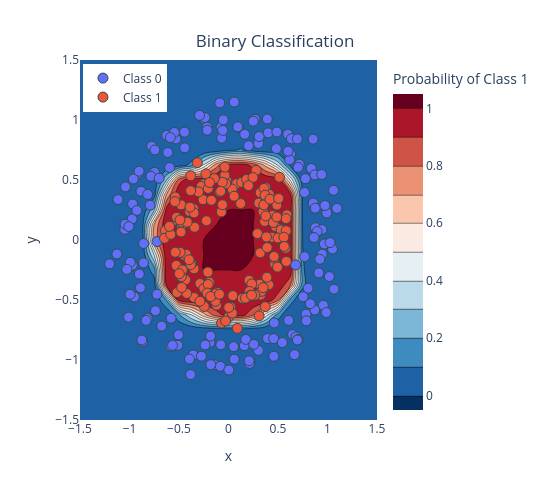

The cell this chart's notebook holds for it:
### Markdown cell above
یک لایهٔ پنهان با هشت نرون ReLU، و بعد یک نرون خروجی. دو تغییر نسبت به شبکههای رگرسیون:

- خطا **آنتروپی متقاطع دودویی** (خطای لگاریتمی) است، خطای درست برای احتمالها
  $$f(\mathbf w)=-\sum_{i}\Big[y_i\log\hat y_i+(1-y_i)\log(1-\hat y_i)\Big];$$
- لایهٔ خروجی **سیگموید ندارد**، و از `BCEWithLogitsLoss` استفاده میکنیم که سیگموید و لگاریتم را
  یکجا و بهشکلی پایدار عددی اعمال میکند. پس مدل یک *لجیت* میدهد — هر عدد حقیقی — و سیگموید فقط
  وقتی اعمال میشود که احتمال بخواهیم.

### Code cell
class binaryClassifier(nn.Module):
    def __init__(self, input_size, hidden_size, output_size):
        super().__init__()
        self.main = nn.Sequential(
            nn.Linear(input_size, hidden_size),
            nn.ReLU(),
            nn.Linear(hidden_size, output_size),   # no sigmoid: BCEWithLogitsLoss includes it
        )

    def forward(self, x):
        return self.main(x)


X_c_t = torch.tensor(X_c, dtype=torch.float32)
y_c_t = torch.tensor(y_c, dtype=torch.float32).reshape(-1, 1)

torch.manual_seed(0)
clf = binaryClassifier(2, 8, 1)
clf_loss = trainer(clf, nn.BCEWithLogitsLoss(), torch.optim.Adam(clf.parameters(), lr=0.05),
                   X_c_t, y_c_t, epochs=100, batch_size=50)
accuracy = (((clf(X_c_t) > 0).float() == y_c_t).float().mean().item())
print(f"final loss: {clf_loss:.4f}, training accuracy: {accuracy:.0%}")
plot_classification_2d(X_c, y_c, clf)

### Figure 1 — Plotly figure (JSON) as saved in the notebook; plotly's stock layout.template omitted (floating-point values rounded to 4 significant figures; data arrays with more than 128 entries replaced by an {"elided": "..."} marker saying what was removed)
{"data": [{"colorbar": {"title": {"text": "Probability of Class 1"}}, "colorscale": [[0.0, "rgb(103,0,31)"], [0.1, "rgb(178,24,43)"], [0.2, "rgb(214,96,77)"], [0.3, "rgb(244,165,130)"], [0.4, "rgb(253,219,199)"], [0.5, "rgb(247,247,247)"], [0.6, "rgb(209,229,240)"], [0.7, "rgb(146,197,222)"], [0.8, "rgb(67,147,195)"], [0.9, "rgb(33,102,172)"], [1.0, "rgb(5,48,97)"]], "contours": {"end": 1, "size": 0.1, "start": 0}, "name": "Predictions", "reversescale": true, "type": "contour", "x": [-1.5, -1.375, -1.25, -1.125, -1.0, -0.875, -0.75, -0.625, -0.5, -0.375, -0.25, -0.125, 0.0, 0.125, 0.25, 0.375, 0.5, 0.625, 0.75, 0.875, 1.0, 1.125, 1.25, 1.375, 1.5], "y": [-1.5, -1.375, -1.25, -1.125, -1.0, -0.875, -0.75, -0.625, -0.5, -0.375, -0.25, -0.125, 0.0, 0.125, 0.25, 0.375, 0.5, 0.625, 0.75, 0.875, 1.0, 1.125, 1.25, 1.375, 1.5], "z": {"elided": "25x25 float values"}}, {"marker": {"color": "#636EFA", "line": {"color": "DarkSlateGrey", "width": 1}, "size": 10}, "mode": "markers", "name": "Class 0", "type": "scatter", "x": {"elided": "150 float values"}, "y": {"elided": "150 float values"}}, {"marker": {"color": "#EF553B", "line": {"color": "DarkSlateGrey", "width": 1}, "size": 10}, "mode": "markers", "name": "Class 1", "type": "scatter", "x": {"elided": "150 float values"}, "y": {"elided": "150 float values"}}], "layout": {"height": 500, "legend": {"x": 0.01, "xanchor": "left", "y": 0.99, "yanchor": "top"}, "margin": {"t": 60}, "title": {"text": "Binary Classification", "x": 0.5, "y": 0.93}, "width": 550, "xaxis": {"dtick": 0.5, "range": [-1.5, 1.5], "tick0": -1.5, "title": {"text": "x"}}, "yaxis": {"dtick": 0.5, "range": [-1.5, 1.5], "tick0": -1.5, "title": {"text": "y"}}}}
